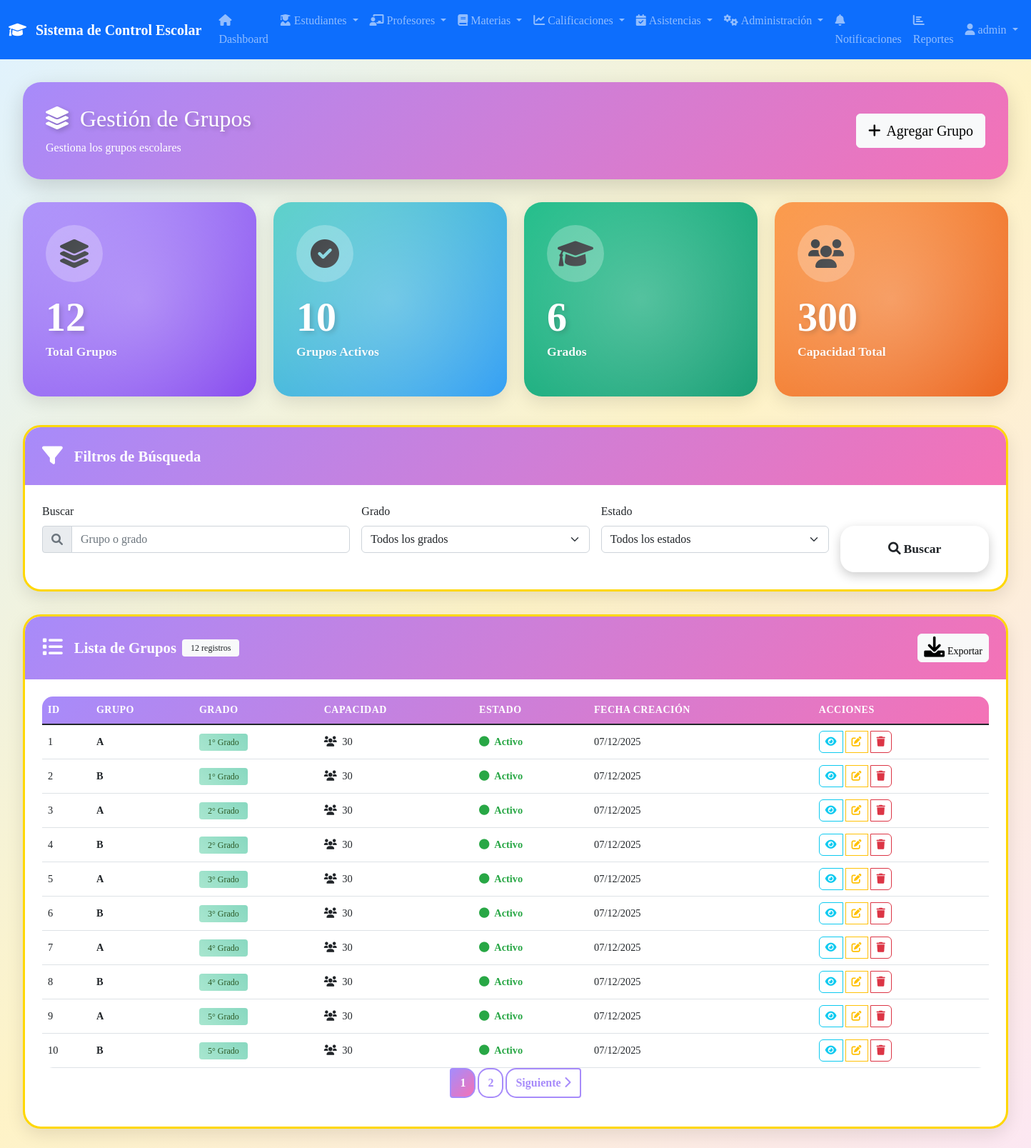
/modules/grupos/index.php (signed in), run on the app's committed database.
### tables this page shows
CREATE TABLE IF NOT EXISTS `grupos` (
  `id` int NOT NULL AUTO_INCREMENT,
  `nombre` varchar(10) NOT NULL,
  `grado_id` int NOT NULL,
  `capacidad` int DEFAULT '30',
  `estado` enum('activo','inactivo') NOT NULL DEFAULT 'activo',
  `fecha_creacion` timestamp NULL DEFAULT CURRENT_TIMESTAMP,
  PRIMARY KEY (`id`),
  KEY `grado_id` (`grado_id`)
);

CREATE TABLE IF NOT EXISTS `grados` (
  `id` int NOT NULL AUTO_INCREMENT,
  `nombre` varchar(50) NOT NULL,
  `descripcion` text,
  `estado` enum('activo','inactivo') NOT NULL DEFAULT 'activo',
  `fecha_creacion` timestamp NULL DEFAULT CURRENT_TIMESTAMP,
  PRIMARY KEY (`id`)
);

### modules/grupos/index.php (the view, shortened to what this page needs)
<?php
require_once __DIR__ . '/../../config/config.php';
$page_title = 'Gestión de Grupos';
$search = isset($_GET['search']) ? trim($_GET['search']) : '';
$page = isset($_GET['page']) ? max(1, (int)$_GET['page']) : 1;
$limit = 10;
try {
    $pdo = conectarDB();
    $where_conditions = [];
    $params = [];
    $where_clause = !empty($where_conditions) ? "WHERE " . implode(" AND ", $where_conditions) : "";
    $count_sql = "
        SELECT COUNT(*) as total
        FROM grupos g
        LEFT JOIN grados gr ON g.grado_id = gr.id
        {$where_clause}
    ";
    $stmt = $pdo->prepare($count_sql);
    $stmt->execute($params);
    $total_records = $stmt->fetch()['total'];
    $total_pages = ceil($total_records / $limit);
    $offset = ($page - 1) * $limit;
    $sql = "
        SELECT
            g.id, g.nombre, g.grado_id, g.capacidad, g.estado, g.fecha_creacion,
            gr.nombre as grado_nombre
        FROM grupos g
        LEFT JOIN grados gr ON g.grado_id = gr.id
        {$where_clause}
        ORDER BY gr.nombre, g.nombre, g.id
        LIMIT {$limit} OFFSET {$offset}
    ";
    $stmt = $pdo->prepare($sql);
    $stmt->execute($params);
    $grupos = $stmt->fetchAll(PDO::FETCH_ASSOC);
    $grados_sql = "SELECT DISTINCT gr.id, gr.nombre
                   FROM grados gr
                   INNER JOIN grupos g ON gr.id = g.grado_id
                   WHERE gr.estado = 'activo'
                   ORDER BY gr.nombre";
    $grados = $pdo->query($grados_sql)->fetchAll(PDO::FETCH_ASSOC);
} catch (Exception $e) {
    $grupos = [];
    $total_records = 0;
    $total_pages = 0;
    $grados = [];
    $estados = [];
    $error_message = "Error al cargar los datos: " . $e->getMessage();
}
include __DIR__ . '/../../includes/navbar.php';
?>
<!DOCTYPE html>
<html lang="es">
<head>
    <link href="https://cdn.jsdelivr.net/npm/bootstrap@5.1.3/dist/css/bootstrap.min.css" rel="stylesheet">
    <link href="https://cdnjs.cloudflare.com/ajax/libs/font-awesome/6.0.0/css/all.min.css" rel="stylesheet">
    <link href="../../assets/css/style.css" rel="stylesheet">
    <link href="../../assets/css/dashboard-style.css" rel="stylesheet">
</head>
<body class="dashboard-style">
    <div class="main-container">
        <div class="row">
            <div class="col-12">
                <div class="page-header">
                    <div class="d-flex justify-content-between align-items-center">
                        <div>
                            <h2 class="mb-0">
                                <i class="fas fa-layer-group me-2"></i>
                                <?php echo $page_title; ?>
                            </h2>
                            <p class="mb-0 mt-2">Gestiona los grupos escolares</p>
                        </div>
                        <div>
                            <a href="agregar.php" class="btn btn-light btn-lg">
                                <i class="fas fa-plus me-2"></i>Agregar Grupo
                            </a>
                        </div>
                    </div>
                </div>
                <div class="row mb-4">
                    <div class="col-lg-3 col-md-6 mb-3">
                        <div class="stat-card groups">
                            <div class="stat-icon">
                                <i class="fas fa-layer-group"></i>
                            </div>
                            <h3 class="stat-number"><?php echo number_format($total_records); ?></h3>
                            <p class="stat-label">Total Grupos</p>
                        </div>
                    </div>
                    <div class="col-lg-3 col-md-6 mb-3">
                        <div class="stat-card students">
                            <div class="stat-icon">
                                <i class="fas fa-check-circle"></i>
                            </div>
                            <h3 class="stat-number"><?php echo count(array_filter($grupos, function($g) { return $g['estado'] === 'activo'; })); ?></h3>
                            <p class="stat-label">Grupos Activos</p>
                        </div>
                    </div>
                    <div class="col-lg-3 col-md-6 mb-3">
                        <div class="stat-card teachers">
                            <div class="stat-icon">
                                <i class="fas fa-graduation-cap"></i>
                            </div>
                            <h3 class="stat-number"><?php echo count($grados); ?></h3>
                            <p class="stat-label">Grados</p>
                        </div>
                    </div>
                    <div class="col-lg-3 col-md-6 mb-3">
                        <div class="stat-card subjects">
                            <div class="stat-icon">
                                <i class="fas fa-users"></i>
                            </div>
                            <h3 class="stat-number"><?php echo array_sum(array_column($grupos, 'capacidad')); ?></h3>
                            <p class="stat-label">Capacidad Total</p>
                        </div>
                    </div>
                </div>
                <div class="content-card">
                    <div class="content-card-header">
                        <i class="fas fa-filter"></i>
                        Filtros de Búsqueda
                    </div>
                    <div class="card-body p-4">
                        <form method="GET" class="row g-3">
                            <div class="col-md-4">
                                <label for="search" class="form-label">Buscar</label>
                                <div class="input-group">
                                    <span class="input-group-text">
                                        <i class="fas fa-search"></i>
                                    </span>
                                    <input type="text" class="form-control" id="search" name="search"
                                           value="<?php echo htmlspecialchars($search); ?>"
                                           placeholder="Grupo o grado">
                                </div>
                            </div>
                            <div class="col-md-3">
                                <label for="grado_id" class="form-label">Grado</label>
                                <select class="form-select" id="grado_id" name="grado_id">
                                    <option value="">Todos los grados</option>
                                </select>
                            </div>
                            <div class="col-md-3">
                                <label for="estado" class="form-label">Estado</label>
                                <select class="form-select" id="estado" name="estado">
                                    <option value="">Todos los estados</option>
                                </select>
                            </div>
                            <div class="col-md-2">
                                <label class="form-label">&nbsp;</label>
                                <div class="d-grid gap-2">
                                    <button type="submit" class="btn btn-school btn-groups">
                                        <i class="fas fa-search me-1"></i>Buscar
                                    </button>
                                </div>
                            </div>
                        </form>
                    </div>
                </div>
                <div class="content-card">
                    <div class="content-card-header">
                        <i class="fas fa-list"></i>
                        Lista de Grupos
                        <?php if ($total_records > 0): ?>
                        <span class="badge bg-light text-dark ms-2"><?php echo $total_records; ?> registros</span>
                        <?php endif; ?>
                        <button class="btn btn-light btn-sm ms-auto" onclick="exportarGrupos()">
                            <i class="fas fa-download me-1"></i>Exportar
                        </button>
                    </div>
                    <div class="card-body p-4">
                        <?php if (!empty($grupos)): ?>
                        <div class="table-responsive">
                            <table class="table table-module table-hover">
                                <thead>
                                    <tr>
                                        <th>ID</th>
                                        <th>Grupo</th>
                                        <th>Grado</th>
                                        <th>Capacidad</th>
                                        <th>Estado</th>
                                        <th>Fecha Creación</th>
                                        <th>Acciones</th>
                                    </tr>
                                </thead>
                                <tbody>
                                    <?php foreach ($grupos as $grupo): ?>
                                    <tr>
                                        <td><?php echo $grupo['id']; ?></td>
                                        <td>
                                            <strong><?php echo htmlspecialchars($grupo['nombre']); ?></strong>
                                        </td>
                                        <td>
                                            <span class="badge grado-badge">
                                                <?php echo htmlspecialchars($grupo['grado_nombre'] ?? 'Sin grado'); ?>
                                            </span>
                                        </td>
                                        <td>
                                            <i class="fas fa-users me-1"></i>
                                            <?php echo $grupo['capacidad'] ?? 'Sin límite'; ?>
                                        </td>
                                        <td>
                                            <?php
                                            $clase_estado = $grupo['estado'] === 'activo' ? 'estado-activo' : 'estado-inactivo';
                                            ?>
                                            <span class="<?php echo $clase_estado; ?>">
                                                <i class="fas fa-circle me-1"></i>
                                                <?php echo ucfirst($grupo['estado']); ?>
                                            </span>
                                        </td>
                                        <td>
                                            <?php echo date('d/m/Y', strtotime($grupo['fecha_creacion'])); ?>
                                        </td>
                                        <td>
                                            <div class="btn-group" role="group">
                                                <a href="ver.php?id=<?php echo $grupo['id']; ?>"
                                                   class="btn btn-outline-info btn-sm action-btn"
                                                   title="Ver detalles">
                                                    <i class="fas fa-eye"></i>
                                                </a>
                                                <a href="editar.php?id=<?php echo $grupo['id']; ?>"
                                                   class="btn btn-outline-warning btn-sm action-btn"
                                                   title="Editar">
                                                    <i class="fas fa-edit"></i>
                                                </a>
                                                <button type="button"
                                                        class="btn btn-outline-danger btn-sm action-btn"
                                                        title="Eliminar"
                                                        onclick="eliminarGrupo(<?php echo $grupo['id']; ?>, '<?php echo htmlspecialchars($grupo['nombre']); ?>')">
                                                    <i class="fas fa-trash"></i>
                                                </button>
                                            </div>
                                        </td>
                                    </tr>
                                    <?php endforeach; ?>
                                </tbody>
                            </table>
                        </div>
                        <?php if ($total_pages > 1): ?>
                        <nav aria-label="Paginación de grupos">
                            <ul class="pagination justify-content-center">
                                <?php for ($i = max(1, $page - 2); $i <= min($total_pages, $page + 2); $i++): ?>
                                <li class="page-item <?php echo ($i == $page) ? 'active' : ''; ?>">
                                    <a class="page-link" href="?<?php echo http_build_query(array_merge($_GET, ['page' => $i])); ?>">
                                        <?php echo $i; ?>
                                    </a>
                                </li>
                                <?php endfor; ?>
                                <?php if ($page < $total_pages): ?>
                                <li class="page-item">
                                    <a class="page-link" href="?<?php echo http_build_query(array_merge($_GET, ['page' => $page + 1])); ?>">
                                        Siguiente <i class="fas fa-chevron-right"></i>
                                    </a>
                                </li>
                                <?php endif; ?>
                            </ul>
                        </nav>
                        <?php endif; ?>
                        <?php endif; ?>
                    </div>
                </div>
            </div>
        </div>
    </div>
</body>
</html>

### data on the page
grupos: id "1", nombre "A", grado.nombre "1° Grado", capacidad "30", estado "Activo", fecha_creacion "07/12/2025"
grupos: id "2", nombre "B", grado.nombre "1° Grado", capacidad "30", estado "Activo", fecha_creacion "07/12/2025"
grupos: id "3", nombre "A", grado.nombre "2° Grado", capacidad "30", estado "Activo", fecha_creacion "07/12/2025"
grupos: id "4", nombre "B", grado.nombre "2° Grado", capacidad "30", estado "Activo", fecha_creacion "07/12/2025"
grupos: id "5", nombre "A", grado.nombre "3° Grado", capacidad "30", estado "Activo", fecha_creacion "07/12/2025"
grupos: id "6", nombre "B", grado.nombre "3° Grado", capacidad "30", estado "Activo", fecha_creacion "07/12/2025"
grupos: id "7", nombre "A", grado.nombre "4° Grado", capacidad "30", estado "Activo", fecha_creacion "07/12/2025"
grupos: id "8", nombre "B", grado.nombre "4° Grado", capacidad "30", estado "Activo", fecha_creacion "07/12/2025"
grupos: id "9", nombre "A", grado.nombre "5° Grado", capacidad "30", estado "Activo", fecha_creacion "07/12/2025"
grupos: id "10", nombre "B", grado.nombre "5° Grado", capacidad "30", estado "Activo", fecha_creacion "07/12/2025"

### other printed values
SITE_NAME "Sistema de Control Escolar"
$_SESSION['username'] "admin"
$page_title "Gestión de Grupos"
$total_records "12"
count($grados) "6"
array_sum(array_column($grupos, 'capacidad')) "300"
